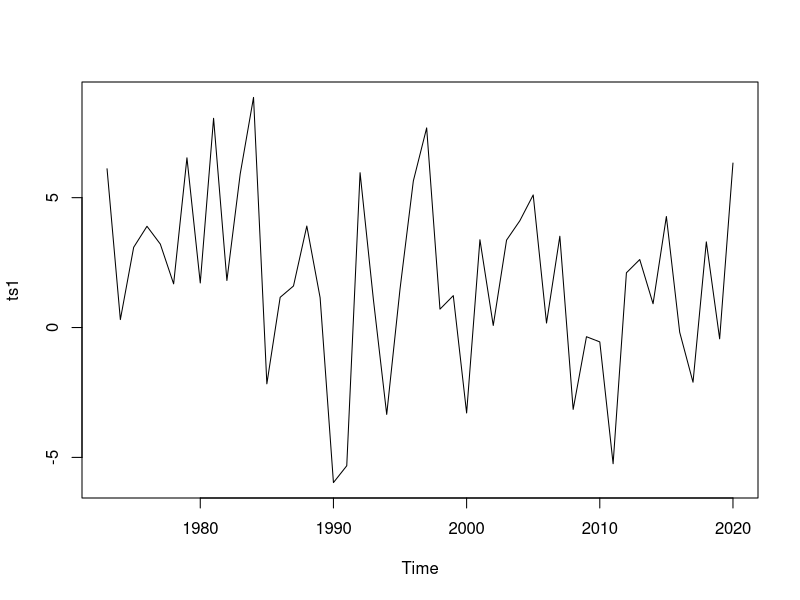
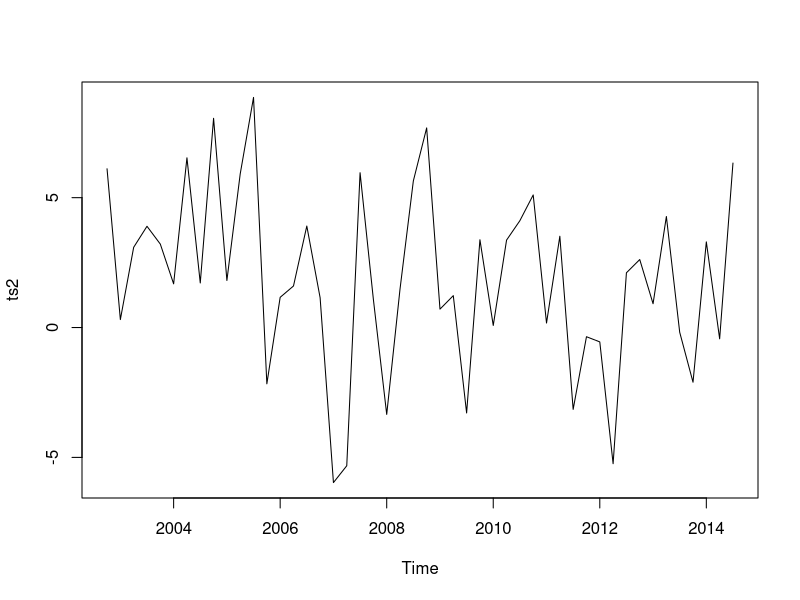
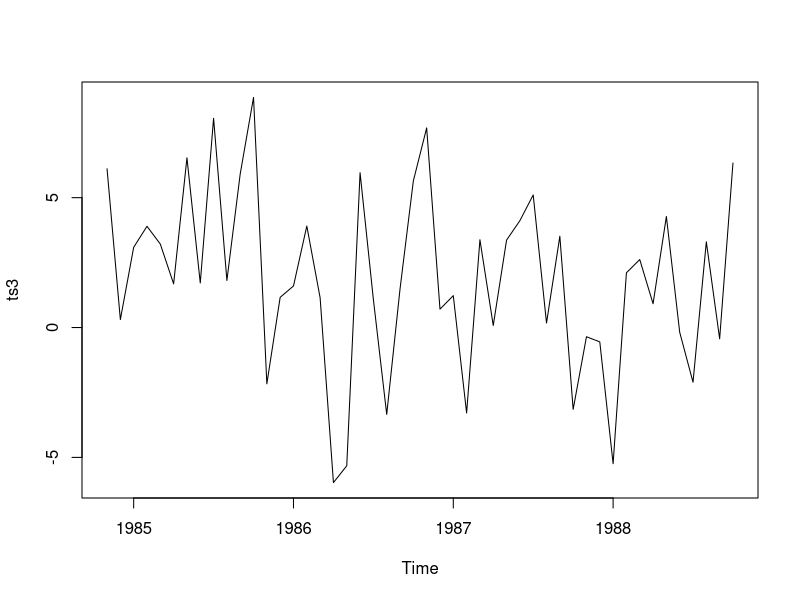
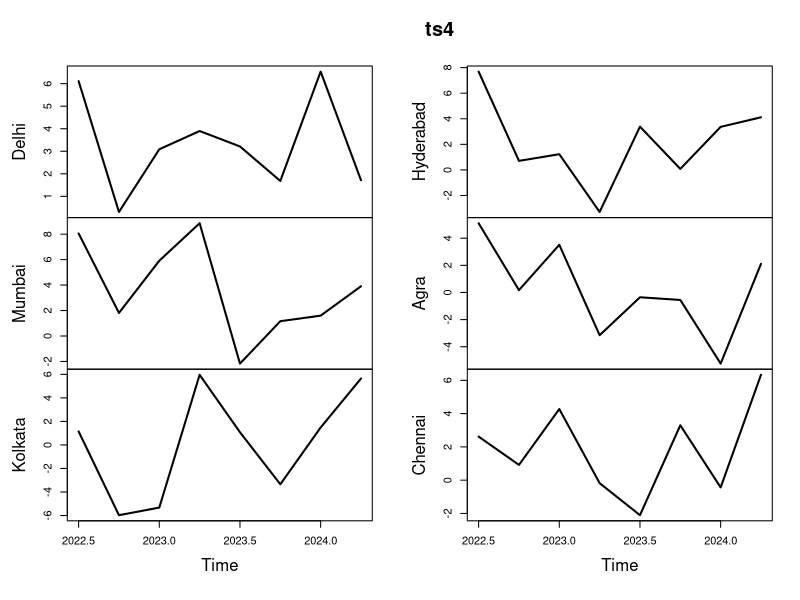
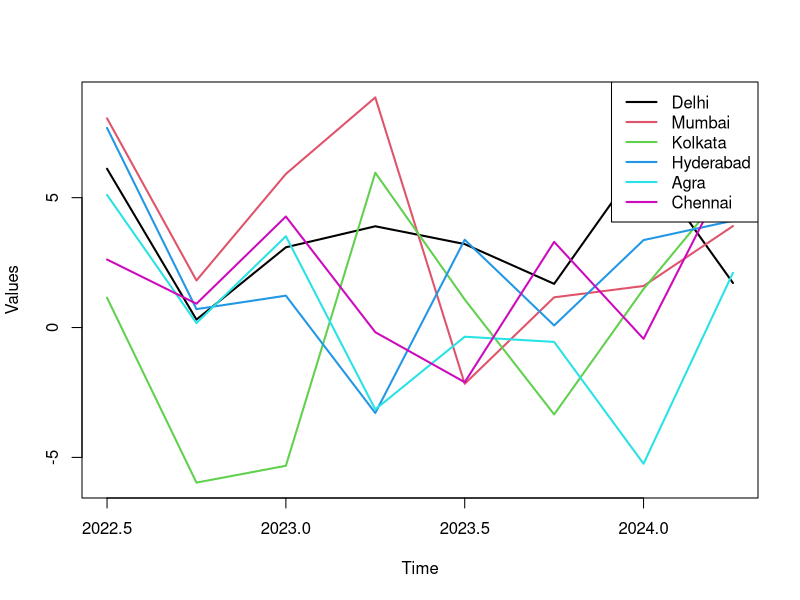

Source code (R) for these figures, in order:
rm(list=ls())
data1=ts(c(12,17,20,32,23,13,31),
   frequency = 12,
   start = c(2003,11),
   end = c(2004,5));data1
ts(c(12,17,20,32,23,13,31),
         frequency = 12,
         start = c(2003,11))
ts(c(12,17,20,32,23,13,31),
   frequency = 12,
   end = c(2004,5))
ts(1:15,frequency=4,start=c(2016,3))
help(ts)

mat= matrix(21:29,nrow=3);mat
ts(mat,start=2001,frequency = 1)


# excercise 1
rm(list=ls())
set.seed(42)
raw = rnorm(48, mean=2, sd=3)
ts1= ts(raw, deltat=1, start=1973);ts1
plot(ts1)
ts2= ts(raw, deltat=3/12, start=c(2002,4));ts2
plot(ts2)
ts3= ts(raw ,deltat=1/12, start=c(1984,11));ts3
#ts(, frequency=12, start=c(1984,11), end=c(1988,10))
plot(ts3)

# excercise 2
raw.mat= matrix(raw,ncol=6)
ts4= ts(raw.mat, frequency=4, start=c(2022,3),
        names=c("Delhi","Mumbai","Kolkata","Hyderabad","Agra","Chennai"));ts4
# plot separately
plot(ts4,plot.type="multiple",xy.labels="Time",
     ylab="Values", lwd=2)
# plot together
plot(ts4, plot.type = "single",xy.labels="Time",
     ylab="Values", col=1:6, lwd=2)
legend("topright", legend=colnames(ts4),
       col=1:6, lwd=2)